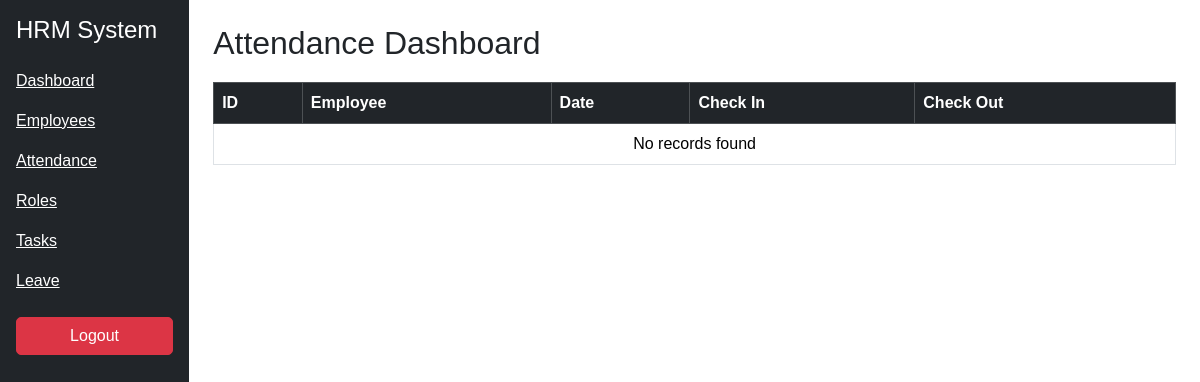
The app's page /attendance, older data.
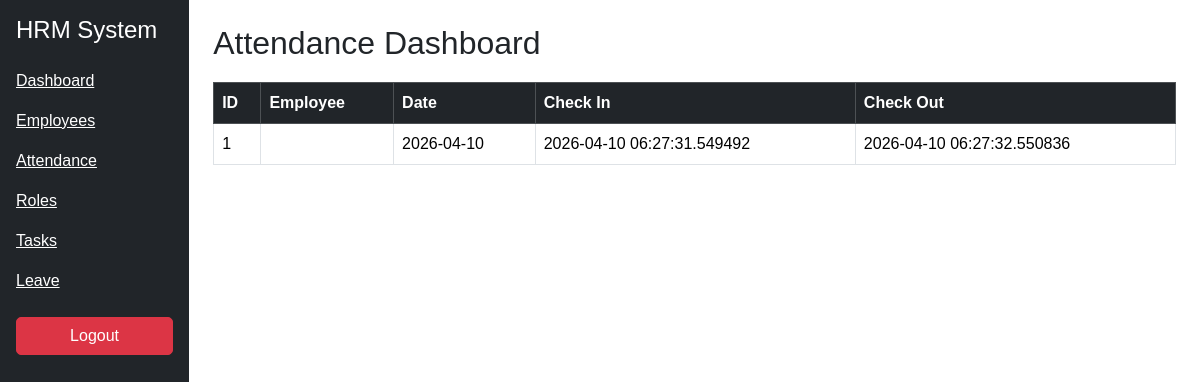
The same page, newer data.
### models.py (models this page shows)
class Attendance(db.Model):
    att_id = db.Column(db.Integer, primary_key=True)
    emp_id = db.Column(db.Integer, db.ForeignKey('employee.emp_id'))
    employee = db.relationship('Employee')
    check_in = db.Column(db.DateTime, default=datetime.utcnow)
    check_out = db.Column(db.DateTime)
    date = db.Column(db.Date, default=datetime.utcnow)

### routes/attendance_routes.py (the view)
@attendance_bp.route('/attendance')
def attendance():
    data = Attendance.query.all()
    return render_template("attendance.html", attendance=data)

### templates/attendance.html
{% extends "base.html" %}
{% block content %}
<h2>Attendance Dashboard</h2>
<table class="table table-bordered">
<thead class="table-dark">
<tr>
<th>ID</th>
<th>Employee</th>
<th>Date</th>
<th>Check In</th>
<th>Check Out</th>
</tr>
</thead>
<tbody>
{% if attendance %}
{% for att in attendance %}
<tr>
<td>{{ att.att_id }}</td>
<td>{{ att.employee.emp_name }}</td>
<td>{{ att.date }}</td>
<td>{{ att.check_in }}</td>
<td>{{ att.check_out }}</td>
</tr>
{% endfor %}
{% else %}
<tr>
<td colspan="5" class="text-center">No records found</td>
</tr>
{% endif %}
</tbody>
</table>
{% endblock %}

### templates/base.html (shortened to what this page needs)
<!DOCTYPE html>
<html>
<head>
<link href="https://cdn.jsdelivr.net/npm/bootstrap@5.3.2/dist/css/bootstrap.min.css" rel="stylesheet">
</head>
<link rel="stylesheet" href="{{ url_for('static', filename='style.css') }}">
<body>
<div class="d-flex">
<div class="bg-dark text-white p-3" style="width:220px; height:100vh;">
<h4 class="mb-4">HRM System</h4>
<a href="/dashboard" class="text-white d-block mb-3">Dashboard</a>
<a href="/employees" class="text-white d-block mb-3">Employees</a>
<a href="/attendance" class="text-white d-block mb-3">Attendance</a>
<a href="/roles" class="text-white d-block mb-3">Roles</a>
<a href="/task/add" class="text-white d-block mb-3">Tasks</a>
<a href="/leave/dashboard" class="text-white d-block mb-3">Leave</a>
<a href="/logout" class="text-white d-block mt-4 btn btn-danger">Logout</a>
</div>
<div class="p-4 w-100">
{% block content %}
{% endblock %}
</div>
</div>
</body>
</html>

### static/style.css (style rules this page uses)
body { font-family: Arial, sans-serif; }
.table { background: white; }
.btn { border-radius: 5px; }
h2 { margin-bottom: 20px; }

Row changes from the older to the newer data that the page shows:
added Attendance: att_id "1", date "2026-04-10", check_in "2026-04-10 06:27:31.549492", check_out "2026-04-10 06:27:32.550836"
Text that changed along with them:
text no longer shown: "No records found"
